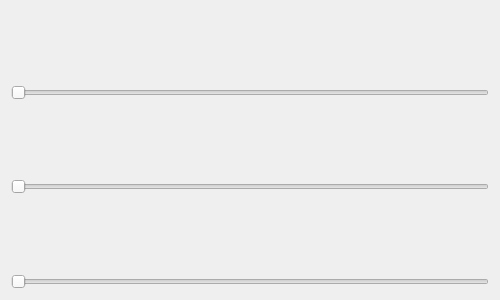
<?xml version="1.0" encoding="UTF-8"?>
<ui version="4.0">
 <class>frmProgressBarColor</class>
 <widget class="QWidget" name="frmProgressBarColor">
  <property name="geometry">
   <rect>
    <x>0</x>
    <y>0</y>
    <width>500</width>
    <height>300</height>
   </rect>
  </property>
  <property name="windowTitle">
   <string>Form</string>
  </property>
  <layout class="QVBoxLayout" name="verticalLayout">
   <item>
    <widget class="ProgressBarColor" name="progressBarColor1"/>
   </item>
   <item>
    <widget class="QSlider" name="horizontalSlider1">
     <property name="orientation">
      <enum>Qt::Horizontal</enum>
     </property>
    </widget>
   </item>
   <item>
    <widget class="ProgressBarColor" name="progressBarColor2"/>
   </item>
   <item>
    <widget class="QSlider" name="horizontalSlider2">
     <property name="orientation">
      <enum>Qt::Horizontal</enum>
     </property>
    </widget>
   </item>
   <item>
    <widget class="ProgressBarColor" name="progressBarColor3"/>
   </item>
   <item>
    <widget class="QSlider" name="horizontalSlider3">
     <property name="orientation">
      <enum>Qt::Horizontal</enum>
     </property>
    </widget>
   </item>
  </layout>
 </widget>
 <customwidgets>
  <customwidget>
   <class>ProgressBarColor</class>
   <extends>QWidget</extends>
   <header>progressbarcolor.h</header>
   <container>1</container>
  </customwidget>
 </customwidgets>
 <resources/>
 <connections>
  <connection>
   <sender>horizontalSlider1</sender>
   <signal>valueChanged(int)</signal>
   <receiver>progressBarColor1</receiver>
   <slot>setValue(int)</slot>
   <hints>
    <hint type="sourcelabel">
     <x>45</x>
     <y>53</y>
    </hint>
    <hint type="destinationlabel">
     <x>45</x>
     <y>38</y>
    </hint>
   </hints>
  </connection>
  <connection>
   <sender>horizontalSlider2</sender>
   <signal>valueChanged(int)</signal>
   <receiver>progressBarColor2</receiver>
   <slot>setValue(int)</slot>
   <hints>
    <hint type="sourcelabel">
     <x>141</x>
     <y>117</y>
    </hint>
    <hint type="destinationlabel">
     <x>141</x>
     <y>100</y>
    </hint>
   </hints>
  </connection>
  <connection>
   <sender>horizontalSlider3</sender>
   <signal>valueChanged(int)</signal>
   <receiver>progressBarColor3</receiver>
   <slot>setValue(int)</slot>
   <hints>
    <hint type="sourcelabel">
     <x>184</x>
     <y>196</y>
    </hint>
    <hint type="destinationlabel">
     <x>181</x>
     <y>165</y>
    </hint>
   </hints>
  </connection>
 </connections>
</ui>
